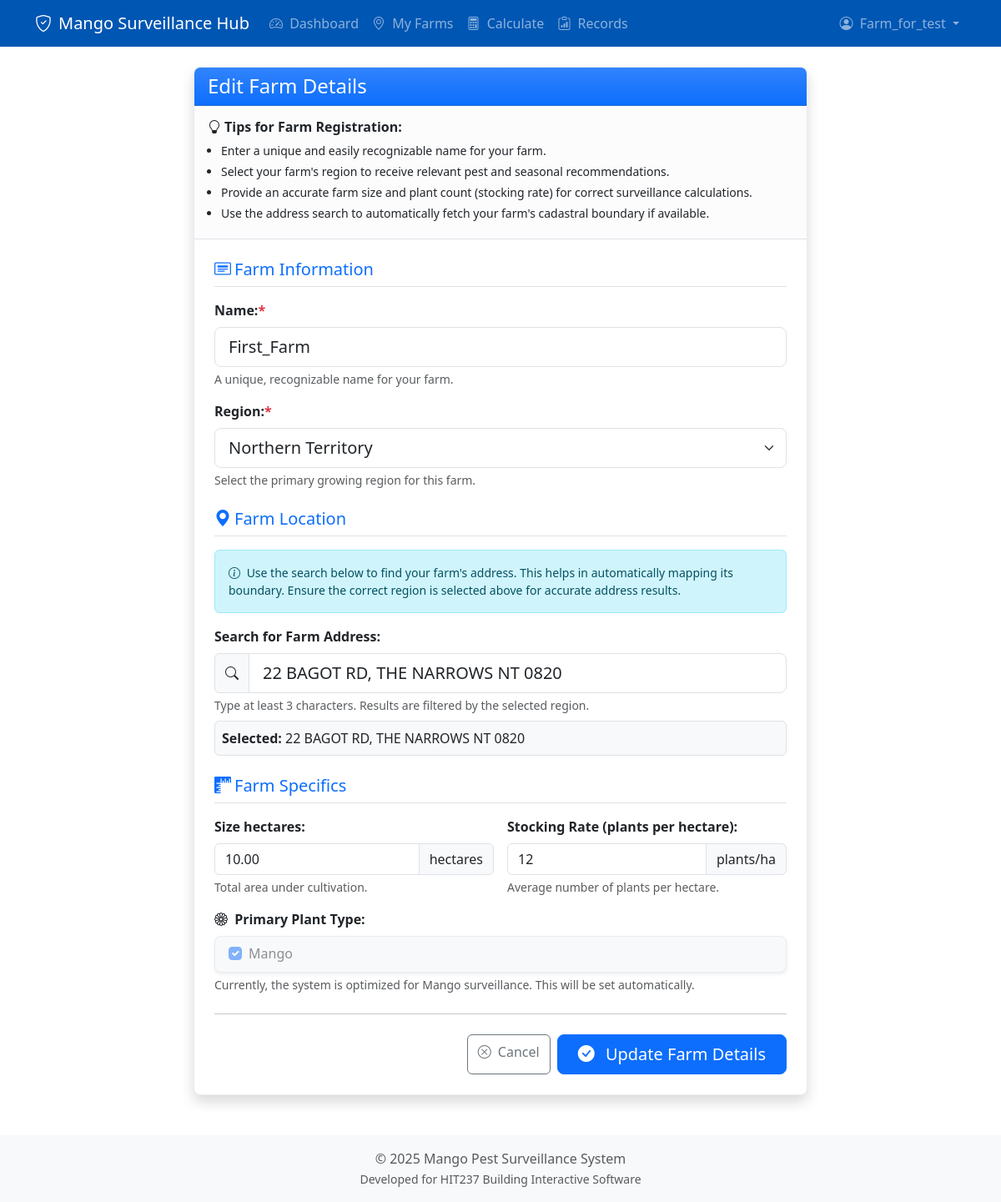
The page /surveillance-hub/farms/1/edit/ (signed in) on the database its author committed.
### core/models.py (models this page shows, shortened)
class Farm(models.Model):
    owner = models.ForeignKey(Grower, on_delete=models.CASCADE, related_name='farms', db_index=True)
    name = models.CharField(max_length=100, db_index=True)
    region = models.ForeignKey(Region, on_delete=models.SET_NULL, null=True, blank=True, related_name='farms')
    size_hectares = models.DecimalField(max_digits=10, decimal_places=2, null=True, blank=True)
    stocking_rate = models.IntegerField(null=True, blank=True)
    plant_type = models.ForeignKey(PlantType, on_delete=models.SET_NULL, null=True, blank=True, related_name='farms')
    geoscape_address_id = models.CharField(max_length=50, blank=True, null=True, unique=True, db_index=True)
    formatted_address = models.CharField(max_length=500, blank=True, null=True)
    boundary = models.JSONField(null=True, blank=True)
    class Meta:
        ordering = ['name']
        indexes = [
            models.Index(fields=['name']),
            models.Index(fields=['owner']),
            models.Index(fields=['plant_type']),
            models.Index(fields=['region']),
            models.Index(fields=['geoscape_address_id']),
        ]

class Region(models.Model):
    name = models.CharField(max_length=100, unique=True)
    climate_zone = models.CharField(max_length=50, blank=True, null=True)
    state_abbreviation = models.CharField(
        max_length=3,
        blank=True,
        null=True,
        help_text="State/Territory abbreviation (e.g., NT, QLD, WA)"
    )
    def __str__(self):
        return self.name

### core/views.py (the view)
# urls.py: path('farms/<int:farm_id>/edit/', views.edit_farm_view, name='edit_farm'),
@login_required
def edit_farm_view(request, farm_id):
    farm, error = get_farm_details(farm_id, request.user)
    if error:
        messages.error(request, error)
        return redirect('core:myfarms')
    if request.method == 'POST':
        form = FarmForm(request.POST, instance=farm)
        if form.is_valid():
            farm_data = form.cleaned_data
            updated_farm, error = update_farm(farm_id, farm_data, request.user)
            if error:
                messages.error(request, error)
            else:
                messages.success(request, f"Farm '{updated_farm.name}' was updated successfully!")
                return redirect('core:farm_detail', farm_id=updated_farm.id)
    else:
        form = FarmForm(instance=farm)
    context = {
        'form': form,
        'farm': farm,
        'is_edit': True
    }
    return render(request, 'core/create_farm.html', context)

### core/templates/core/create_farm.html (shortened to what this page needs)
{% extends 'core/base.html' %}
{% block content %}
<div class="row justify-content-center">
    <div class="col-lg-8 col-md-10">
        <div class="card shadow mb-4">
            <div class="card-header text-white bg-gradient d-flex justify-content-between align-items-center" style="background-color: #0d6efd;">
                <h4 class="mb-0 text-center text-md-start">{% if farm %}Edit Farm Details{% else %}Register a New Farm{% endif %}</h4>
            </div>
            <div class="collapse d-md-block" id="farmFormHelp">
                <div class="card-body bg-light-subtle border-bottom">
                    <h6 class="fw-bold mb-2"><i class="bi bi-lightbulb me-1"></i>Tips for Farm Registration:</h6>
                    <ul class="mb-0 ps-3 small">
                        <li class="mb-1">Enter a unique and easily recognizable name for your farm.</li>
                        <li class="mb-1">Select your farm's region to receive relevant pest and seasonal recommendations.</li>
                        <li class="mb-1">Provide an accurate farm size and plant count (stocking rate) for correct surveillance calculations.</li>
                        <li class="mb-1">Use the address search to automatically fetch your farm's cadastral boundary if available.</li>
                    </ul>
                </div>
            </div>
            <div class="card-body p-lg-4">
                <form method="post" novalidate id="farm-form">
                    <div class="mb-4">
                        <h5 class="text-primary mb-3 border-bottom pb-2"><i class="bi bi-card-heading me-1"></i>Farm Information</h5>
                        <div class="mb-3">
                            <label for="{{ form.name.id_for_label }}" class="form-label fw-bold">{{ form.name.label }}:<span class="text-danger">*</span></label>
                            <input type="text" name="{{ form.name.name }}" id="{{ form.name.id_for_label }}"
                                class="form-control form-control-lg {% if form.name.errors %}is-invalid{% endif %}"
                                value="{{ form.name.value|default:'' }}" required autocomplete="off"
                                placeholder="e.g., Top End Mangoes Katherine">
                            {% if form.name.errors %}
                                <div class="invalid-feedback">{{ form.name.errors|striptags }}</div>
                            {% else %}
                                <div class="form-text">A unique, recognizable name for your farm.</div>
                            {% endif %}
                        </div>
                        <div class="mb-3">
                            <label for="{{ form.region.id_for_label }}" class="form-label fw-bold">{{ form.region.label }}:<span class="text-danger">*</span></label>
                            <select name="{{ form.region.name }}" id="{{ form.region.id_for_label }}"
                                    class="form-select form-select-lg {% if form.region.errors %}is-invalid{% endif %}" required>
                                {% for value, text in form.region.field.choices %}
                                    {% if value %}
                                    <option value="{{ value }}" {% if form.region.value|stringformat:"s" == value|stringformat:"s" %}selected{% endif %}>{{ text }}</option>
                                    {% endif %}
                                {% endfor %}
                            </select>
                            {% if form.region.errors %}
                                <div class="invalid-feedback">{{ form.region.errors|striptags }}</div>
                            {% else %}
                                <div class="form-text">Select the primary growing region for this farm.</div>
                            {% endif %}
                        </div>
                    </div>
                    <div class="mb-4">
                        <h5 class="text-primary mb-3 border-bottom pb-2"><i class="bi bi-geo-alt-fill me-1"></i>Farm Location</h5>
                        <div class="alert alert-info small">
                            <i class="bi bi-info-circle me-1"></i>
                            Use the search below to find your farm's address. This helps in automatically mapping its boundary.
                            Ensure the correct region is selected above for accurate address results.
                        </div>
                        <div class="mb-3 position-relative">
                            <label for="address_search_input" class="form-label fw-bold">Search for Farm Address:</label>
                            <div class="input-group">
                                <span class="input-group-text"><i class="bi bi-search"></i></span>
                                <input type="text" id="address_search_input" class="form-control form-control-lg"
                                    placeholder="e.g., 123 Mango Road, Darwin Airport" autocomplete="off"
                                    value="{{ form.instance.formatted_address|default:'' }}">
                            </div>
                            <div class="form-text mt-1">Type at least 3 characters. Results are filtered by the selected region.</div>
                            <div id="selected_address_display" class="mt-2 p-2 border rounded bg-light" style="display: none;">
                                <strong>Selected:</strong> <span id="selected_address_text"></span>
                            </div>
                        </div>
                    </div>
                    <div class="mb-4">
                        <h5 class="text-primary mb-3 border-bottom pb-2"><i class="bi bi-rulers me-1"></i>Farm Specifics</h5>
                        <div class="row g-3 mb-3">
                            <div class="col-md-6">
                                <label for="{{ form.size_hectares.id_for_label }}" class="form-label fw-bold">{{ form.size_hectares.label }}:</label>
                                <div class="input-group">
                                    <input type="number" name="{{ form.size_hectares.name }}" id="{{ form.size_hectares.id_for_label }}"
                                        class="form-control {% if form.size_hectares.errors %}is-invalid{% endif %}"
                                        value="{{ form.size_hectares.value|stringformat:'.2f'|default_if_none:'' }}" step="0.01" min="0" placeholder="e.g., 10.5">
                                    <span class="input-group-text">hectares</span>
                                </div>
                                {% if form.size_hectares.errors %}
                                    <div class="invalid-feedback">{{ form.size_hectares.errors|striptags }}</div>
                                {% else %}
                                 <div class="form-text">Total area under cultivation.</div>
                                {% endif %}
                            </div>
                            <div class="col-md-6">
                                <label for="{{ form.stocking_rate.id_for_label }}" class="form-label fw-bold">{{ form.stocking_rate.label }}:</label>
                                <div class="input-group">
                                    <input type="number" name="{{ form.stocking_rate.name }}" id="{{ form.stocking_rate.id_for_label }}"
                                        class="form-control {% if form.stocking_rate.errors %}is-invalid{% endif %}"
                                        value="{{ form.stocking_rate.value|default_if_none:'' }}" step="1" min="0" placeholder="e.g., 250">
                                    <span class="input-group-text">plants/ha</span>
                                </div>
                                {% if form.stocking_rate.errors %}
                                    <div class="invalid-feedback">{{ form.stocking_rate.errors|striptags }}</div>
                                {% else %}
                                 <div class="form-text">Average number of plants per hectare.</div>
                                {% endif %}
                            </div>
                        </div>
                        <div class="mb-3">
                            <label class="form-label fw-bold"><i class="bi bi-flower1 me-1"></i> Primary Plant Type:</label>
                            <div class="card bg-light">
                                <div class="card-body py-2">
                                    <div class="form-check">
                                        <input class="form-check-input" type="checkbox" value="" id="mangoCheck" checked disabled>
                                        <label class="form-check-label" for="mangoCheck">Mango</label>
                                    </div>
                                </div>
                            </div>
                            <div class="form-text">Currently, the system is optimized for Mango surveillance. This will be set automatically.</div>
                        </div>
                    </div>
                    <hr class="my-4">
                    <div class="d-flex flex-column flex-md-row justify-content-end gap-2">
                        <a href="{% if farm %}{% url 'core:farm_detail' farm.id %}{% else %}{% url 'core:myfarms' %}{% endif %}" class="btn btn-outline-secondary order-md-1 order-2 py-2">
                            <i class="bi bi-x-circle me-1"></i> Cancel
                        </a>
                        <button type="submit" class="btn btn-primary btn-lg px-4 order-md-2 order-1 py-2" id="submit-btn">
                            <span class="submit-text">
                                <i class="bi bi-check-circle-fill me-2"></i>
                                {% if farm %}Update Farm Details{% else %}Save New Farm{% endif %}
                            </span>
                        </button>
                    </div>
                </form>
            </div>
        </div>
    </div>
</div>
{% endblock %}

### core/templates/core/base.html (shortened to what this page needs)
<!DOCTYPE html>
<html lang="en">
<head>
    <link href="https://cdn.jsdelivr.net/npm/bootstrap@5.3.3/dist/css/bootstrap.min.css" rel="stylesheet">
    <link rel="stylesheet" href="https://cdn.jsdelivr.net/npm/bootstrap-icons@1.11.3/font/bootstrap-icons.min.css">
</head>
<body class="d-flex flex-column min-vh-100">
    <nav class="navbar navbar-expand-lg navbar-dark fixed-top" style="background-color: var(--primary-color);">
        <div class="container">
            <a class="navbar-brand d-flex align-items-center" href="{% url 'core:dashboard' %}">
                <i class="bi bi-shield-check me-2"></i>
                Mango Surveillance Hub
            </a>
            <div class="collapse navbar-collapse" id="navbarNav">
                {% if user.is_authenticated %}
                <ul class="navbar-nav me-auto mb-2 mb-lg-0">
                    <li class="nav-item">
                        <a class="nav-link {% if request.resolver_match.url_name == 'dashboard' %}active{% endif %}" href="{% url 'core:dashboard' %}">
                            <i class="bi bi-speedometer2 me-1"></i> Dashboard
                        </a>
                    </li>
                    <li class="nav-item">
                        <a class="nav-link {% if request.resolver_match.url_name == 'myfarms' %}active{% endif %}" href="{% url 'core:myfarms' %}">
                            <i class="bi bi-geo-alt me-1"></i> My Farms
                        </a>
                    </li>
                    <li class="nav-item">
                        <a class="nav-link {% if request.resolver_match.url_name == 'calculator' %}active{% endif %}" href="{% url 'core:calculator' %}">
                            <i class="bi bi-calculator me-1"></i> Calculate
                        </a>
                    </li>
                    <li class="nav-item">
                        <a class="nav-link {% if request.resolver_match.url_name == 'record_list' %}active{% endif %}" href="{% url 'core:record_list' %}">
                            <i class="bi bi-clipboard-data me-1"></i> Records
                        </a>
                    </li>
                </ul>
                <ul class="navbar-nav ms-auto mb-2 mb-lg-0">
                    <li class="nav-item dropdown">
                        <a class="nav-link dropdown-toggle" href="#" id="navbarDropdownAccount" role="button" data-bs-toggle="dropdown" aria-expanded="false">
                            <i class="bi bi-person-circle me-1"></i> {{ user.username }}
                        </a>
                    </li>
                </ul>
                {% endif %}
            </div>
        </div>
    </nav>
    <div class="container my-4">
        <main>
            {% block content %}
            {% endblock %}
        </main>
    </div>
    <footer class="mt-auto py-3 bg-light text-center">
        <div class="container">
            <span class="text-muted">© {% now "Y" %} Mango Pest Surveillance System</span><br>
            <small class="text-muted">Developed for HIT237 Building Interactive Software</small>
        </div>
    </footer>
</body>
</html>

### rows shown on the page
Farm: name "First_Farm", instance.formatted_address "22 BAGOT RD, THE NARROWS NT 0820", size_hectares "10.00"
Region: region "Northern Territory"

### other values the page prints
{{ user.username }} "Farm_for_test"
